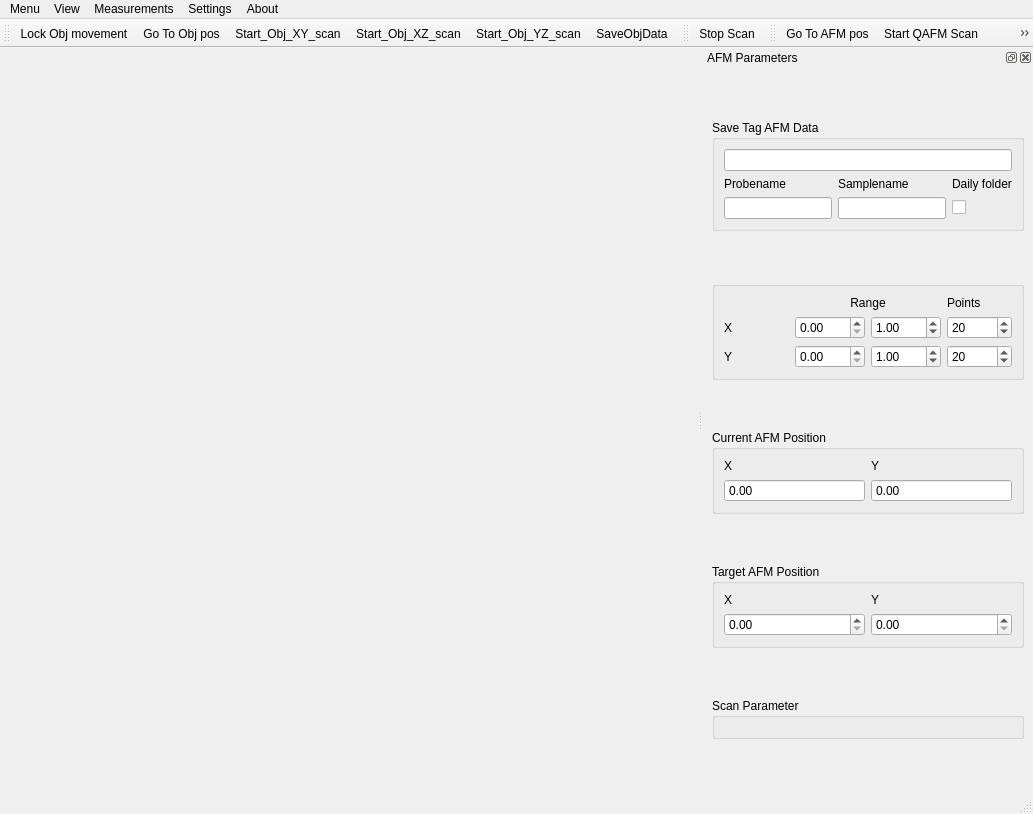
<?xml version="1.0" encoding="UTF-8"?>
<ui version="4.0">
 <class>MainWindow</class>
 <widget class="QMainWindow" name="MainWindow">
  <property name="enabled">
   <bool>true</bool>
  </property>
  <property name="geometry">
   <rect>
    <x>0</x>
    <y>0</y>
    <width>1033</width>
    <height>814</height>
   </rect>
  </property>
  <property name="windowTitle">
   <string>AttoDRY2200_Pi3 SPM</string>
  </property>
  <widget class="QWidget" name="centralwidget">
   <property name="enabled">
    <bool>true</bool>
   </property>
  </widget>
  <widget class="QMenuBar" name="menubar">
   <property name="geometry">
    <rect>
     <x>0</x>
     <y>0</y>
     <width>1033</width>
     <height>21</height>
    </rect>
   </property>
   <widget class="QMenu" name="menuMenu">
    <property name="title">
     <string>Menu</string>
    </property>
    <addaction name="action_curr_pos_to_target"/>
    <addaction name="action_center_pos_to_target"/>
   </widget>
   <widget class="QMenu" name="menuView">
    <property name="title">
     <string>View</string>
    </property>
    <addaction name="actionDefault_Display"/>
    <addaction name="actionSplit_Display"/>
    <addaction name="actionCombine_Display"/>
    <addaction name="actionSave_Display"/>
    <addaction name="actionLoad_Display"/>
   </widget>
   <widget class="QMenu" name="menuSettings">
    <property name="title">
     <string>Settings</string>
    </property>
    <addaction name="action_open_settings"/>
   </widget>
   <widget class="QMenu" name="menuMeasurements">
    <property name="title">
     <string>Measurements</string>
    </property>
    <addaction name="action_Quantitative_Measure"/>
    <addaction name="action_open_optimizer_request"/>
    <addaction name="separator"/>
    <addaction name="action_Immediate_Stop"/>
   </widget>
   <widget class="QMenu" name="menuAbout">
    <property name="title">
     <string>About</string>
    </property>
    <addaction name="actionAbout"/>
    <addaction name="actionVersion"/>
    <addaction name="actionHardwareStatus"/>
   </widget>
   <addaction name="menuMenu"/>
   <addaction name="menuView"/>
   <addaction name="menuMeasurements"/>
   <addaction name="menuSettings"/>
   <addaction name="menuAbout"/>
  </widget>
  <widget class="QStatusBar" name="statusbar"/>
  <widget class="QDockWidget" name="dockWidget_afm">
   <property name="sizePolicy">
    <sizepolicy hsizetype="Fixed" vsizetype="Preferred">
     <horstretch>0</horstretch>
     <verstretch>0</verstretch>
    </sizepolicy>
   </property>
   <property name="windowTitle">
    <string>AFM Parameters</string>
   </property>
   <attribute name="dockWidgetArea">
    <number>2</number>
   </attribute>
   <widget class="QWidget" name="dockWidgetContents_2">
    <layout class="QGridLayout" name="gridLayout_5">
     <item row="4" column="0">
      <widget class="QGroupBox" name="scan_param_groupBox">
       <property name="sizePolicy">
        <sizepolicy hsizetype="Preferred" vsizetype="Fixed">
         <horstretch>0</horstretch>
         <verstretch>0</verstretch>
        </sizepolicy>
       </property>
       <property name="title">
        <string>Scan Parameter</string>
       </property>
       <layout class="QGridLayout" name="gridLayout_scan_params"/>
      </widget>
     </item>
     <item row="2" column="0">
      <widget class="QGroupBox" name="groupBox_5">
       <property name="sizePolicy">
        <sizepolicy hsizetype="Preferred" vsizetype="Fixed">
         <horstretch>0</horstretch>
         <verstretch>0</verstretch>
        </sizepolicy>
       </property>
       <property name="title">
        <string>Current AFM Position</string>
       </property>
       <layout class="QGridLayout" name="gridLayout_7">
        <item row="1" column="1">
         <widget class="ScienDSpinBox" name="afm_curr_y_DSpinBox">
          <property name="readOnly">
           <bool>true</bool>
          </property>
          <property name="buttonSymbols">
           <enum>QAbstractSpinBox::NoButtons</enum>
          </property>
         </widget>
        </item>
        <item row="1" column="0">
         <widget class="ScienDSpinBox" name="afm_curr_x_DSpinBox">
          <property name="readOnly">
           <bool>true</bool>
          </property>
          <property name="buttonSymbols">
           <enum>QAbstractSpinBox::NoButtons</enum>
          </property>
         </widget>
        </item>
        <item row="0" column="1">
         <widget class="QLabel" name="label_17">
          <property name="text">
           <string>Y</string>
          </property>
         </widget>
        </item>
        <item row="0" column="0">
         <widget class="QLabel" name="label_16">
          <property name="text">
           <string>X</string>
          </property>
         </widget>
        </item>
       </layout>
      </widget>
     </item>
     <item row="0" column="0">
      <widget class="QGroupBox" name="groupBox_8">
       <property name="sizePolicy">
        <sizepolicy hsizetype="Preferred" vsizetype="Fixed">
         <horstretch>0</horstretch>
         <verstretch>0</verstretch>
        </sizepolicy>
       </property>
       <property name="title">
        <string>Save Tag AFM Data</string>
       </property>
       <layout class="QGridLayout" name="gridLayout_10">
        <item row="2" column="0">
         <widget class="QLineEdit" name="probename_LineEdit">
          <property name="toolTip">
           <string>&lt;html&gt;&lt;head/&gt;&lt;body&gt;&lt;p&gt;Type here the name of the Quantilever (also known as the probe) for the AttoDRY2200_Pi3 SPM.&lt;br/&gt;The data will be saved into this folder.&lt;/p&gt;&lt;/body&gt;&lt;/html&gt;</string>
          </property>
         </widget>
        </item>
        <item row="1" column="1">
         <widget class="QLabel" name="label_21">
          <property name="text">
           <string>Samplename</string>
          </property>
         </widget>
        </item>
        <item row="1" column="0">
         <widget class="QLabel" name="label_20">
          <property name="text">
           <string>Probename</string>
          </property>
         </widget>
        </item>
        <item row="2" column="1">
         <widget class="QLineEdit" name="samplename_LineEdit">
          <property name="toolTip">
           <string>&lt;html&gt;&lt;head/&gt;&lt;body&gt;&lt;p&gt;Type here the name of the Sample, which is investigated with the AttoDRY2200_Pi3 SPM.&lt;br/&gt;The data will be saved into this folder.&lt;/p&gt;&lt;/body&gt;&lt;/html&gt;</string>
          </property>
         </widget>
        </item>
        <item row="2" column="2">
         <widget class="QCheckBox" name="daily_folder_CheckBox">
          <property name="toolTip">
           <string>&lt;html&gt;&lt;head/&gt;&lt;body&gt;&lt;p&gt;Indicate, whether you what to save the measurements in a daily folder.&lt;/p&gt;&lt;/body&gt;&lt;/html&gt;</string>
          </property>
          <property name="layoutDirection">
           <enum>Qt::LeftToRight</enum>
          </property>
          <property name="autoFillBackground">
           <bool>false</bool>
          </property>
          <property name="text">
           <string/>
          </property>
         </widget>
        </item>
        <item row="0" column="0" colspan="3">
         <widget class="QLineEdit" name="qafm_save_LineEdit"/>
        </item>
        <item row="1" column="2">
         <widget class="QLabel" name="label_22">
          <property name="text">
           <string>Daily folder</string>
          </property>
         </widget>
        </item>
       </layout>
      </widget>
     </item>
     <item row="3" column="0">
      <widget class="QGroupBox" name="groupBox_6">
       <property name="sizePolicy">
        <sizepolicy hsizetype="Preferred" vsizetype="Fixed">
         <horstretch>0</horstretch>
         <verstretch>0</verstretch>
        </sizepolicy>
       </property>
       <property name="title">
        <string>Target AFM Position</string>
       </property>
       <layout class="QGridLayout" name="gridLayout_8">
        <item row="0" column="1">
         <widget class="QLabel" name="label_19">
          <property name="text">
           <string>Y</string>
          </property>
         </widget>
        </item>
        <item row="0" column="0">
         <widget class="QLabel" name="label_18">
          <property name="text">
           <string>X</string>
          </property>
         </widget>
        </item>
        <item row="1" column="0">
         <widget class="ScienDSpinBox" name="afm_target_x_DSpinBox"/>
        </item>
        <item row="1" column="1">
         <widget class="ScienDSpinBox" name="afm_target_y_DSpinBox"/>
        </item>
       </layout>
      </widget>
     </item>
     <item row="1" column="0">
      <widget class="QGroupBox" name="groupBox_4">
       <property name="sizePolicy">
        <sizepolicy hsizetype="Preferred" vsizetype="Fixed">
         <horstretch>0</horstretch>
         <verstretch>0</verstretch>
        </sizepolicy>
       </property>
       <property name="title">
        <string/>
       </property>
       <layout class="QGridLayout" name="gridLayout_6">
        <item row="1" column="0">
         <widget class="QLabel" name="label_12">
          <property name="text">
           <string>X</string>
          </property>
         </widget>
        </item>
        <item row="2" column="0">
         <widget class="QLabel" name="label_13">
          <property name="text">
           <string>Y</string>
          </property>
         </widget>
        </item>
        <item row="2" column="1">
         <widget class="ScienDSpinBox" name="afm_y_min_DSpinBox">
          <property name="minimumSize">
           <size>
            <width>70</width>
            <height>0</height>
           </size>
          </property>
         </widget>
        </item>
        <item row="1" column="1">
         <widget class="ScienDSpinBox" name="afm_x_min_DSpinBox">
          <property name="minimumSize">
           <size>
            <width>70</width>
            <height>0</height>
           </size>
          </property>
         </widget>
        </item>
        <item row="1" column="2">
         <widget class="ScienDSpinBox" name="afm_x_max_DSpinBox">
          <property name="minimumSize">
           <size>
            <width>70</width>
            <height>0</height>
           </size>
          </property>
          <property name="value">
           <double>1.000000000000000</double>
          </property>
         </widget>
        </item>
        <item row="2" column="2">
         <widget class="ScienDSpinBox" name="afm_y_max_DSpinBox">
          <property name="minimumSize">
           <size>
            <width>70</width>
            <height>0</height>
           </size>
          </property>
          <property name="value">
           <double>1.000000000000000</double>
          </property>
         </widget>
        </item>
        <item row="1" column="3">
         <widget class="ScienSpinBox" name="afm_x_num_SpinBox">
          <property name="minimumSize">
           <size>
            <width>50</width>
            <height>0</height>
           </size>
          </property>
          <property name="minimum">
           <number>2</number>
          </property>
          <property name="maximum">
           <number>10000</number>
          </property>
          <property name="value">
           <number>20</number>
          </property>
         </widget>
        </item>
        <item row="2" column="3">
         <widget class="ScienSpinBox" name="afm_y_num_SpinBox">
          <property name="minimumSize">
           <size>
            <width>50</width>
            <height>0</height>
           </size>
          </property>
          <property name="minimum">
           <number>2</number>
          </property>
          <property name="maximum">
           <number>10000</number>
          </property>
          <property name="value">
           <number>20</number>
          </property>
         </widget>
        </item>
        <item row="0" column="1" colspan="2">
         <widget class="QLabel" name="label_14">
          <property name="text">
           <string>Range</string>
          </property>
          <property name="alignment">
           <set>Qt::AlignCenter</set>
          </property>
         </widget>
        </item>
        <item row="0" column="3">
         <widget class="QLabel" name="label_15">
          <property name="text">
           <string>Points</string>
          </property>
         </widget>
        </item>
       </layout>
      </widget>
     </item>
    </layout>
   </widget>
  </widget>
  <widget class="QToolBar" name="ToolBar_objective_scanner">
   <property name="windowTitle">
    <string>toolBar_2</string>
   </property>
   <property name="iconSize">
    <size>
     <width>26</width>
     <height>28</height>
    </size>
   </property>
   <attribute name="toolBarArea">
    <enum>TopToolBarArea</enum>
   </attribute>
   <attribute name="toolBarBreak">
    <bool>false</bool>
   </attribute>
   <addaction name="actionLock_Obj"/>
   <addaction name="actionGo_To_Obj_pos"/>
   <addaction name="actionStart_Obj_XY_scan"/>
   <addaction name="actionStart_Obj_XZ_scan"/>
   <addaction name="actionStart_Obj_YZ_scan"/>
   <addaction name="actionSaveObjData"/>
  </widget>
  <widget class="QToolBar" name="ToolBar_stop">
   <property name="windowTitle">
    <string>toolBar_4</string>
   </property>
   <property name="iconSize">
    <size>
     <width>26</width>
     <height>26</height>
    </size>
   </property>
   <attribute name="toolBarArea">
    <enum>TopToolBarArea</enum>
   </attribute>
   <attribute name="toolBarBreak">
    <bool>false</bool>
   </attribute>
   <addaction name="actionStop_Scan"/>
  </widget>
  <widget class="QToolBar" name="ToolBar_sample_scanner">
   <property name="windowTitle">
    <string>toolBar_5</string>
   </property>
   <property name="iconSize">
    <size>
     <width>26</width>
     <height>28</height>
    </size>
   </property>
   <attribute name="toolBarArea">
    <enum>TopToolBarArea</enum>
   </attribute>
   <attribute name="toolBarBreak">
    <bool>false</bool>
   </attribute>
   <addaction name="actionGo_To_AFM_pos"/>
   <addaction name="actionStart_QAFM_Scan"/>
   <addaction name="actionSaveDataQAFM"/>
  </widget>
  <action name="actionStart_QAFM_Scan">
   <property name="icon">
    <iconset>
     <normaloff>../../artwork/icons/66/scan-xy-afm-start.png</normaloff>../../artwork/icons/66/scan-xy-afm-start.png</iconset>
   </property>
   <property name="text">
    <string>Start QAFM Scan</string>
   </property>
   <property name="toolTip">
    <string>Start a fresh QAFM Scan</string>
   </property>
  </action>
  <action name="actionStop_Scan">
   <property name="icon">
    <iconset>
     <normaloff>../../artwork/icons/66/scan-stop.png</normaloff>../../artwork/icons/66/scan-stop.png</iconset>
   </property>
   <property name="text">
    <string>Stop Scan</string>
   </property>
   <property name="toolTip">
    <string>Stop scanning XY or depth and return to &quot;ready&quot; state</string>
   </property>
  </action>
  <action name="actionSplit_Display">
   <property name="text">
    <string>Split Display</string>
   </property>
  </action>
  <action name="actionCombine_Display">
   <property name="text">
    <string>Combine Display</string>
   </property>
  </action>
  <action name="actionStart_Obj_XY_scan">
   <property name="icon">
    <iconset>
     <normaloff>../../artwork/icons/66/scan-xy-start.png</normaloff>../../artwork/icons/66/scan-xy-start.png</iconset>
   </property>
   <property name="text">
    <string>Start_Obj_XY_scan</string>
   </property>
   <property name="toolTip">
    <string>Start a XY scan with the objective</string>
   </property>
  </action>
  <action name="actionStart_Obj_XZ_scan">
   <property name="icon">
    <iconset>
     <normaloff>../../artwork/icons/66/scan-xz-start.png</normaloff>../../artwork/icons/66/scan-xz-start.png</iconset>
   </property>
   <property name="text">
    <string>Start_Obj_XZ_scan</string>
   </property>
   <property name="toolTip">
    <string>Start a XZ objective scan.</string>
   </property>
  </action>
  <action name="actionStart_Obj_YZ_scan">
   <property name="icon">
    <iconset>
     <normaloff>../../artwork/icons/66/scan-yz-start.png</normaloff>../../artwork/icons/66/scan-yz-start.png</iconset>
   </property>
   <property name="text">
    <string>Start_Obj_YZ_scan</string>
   </property>
   <property name="toolTip">
    <string>Start a YZ scan with objective</string>
   </property>
  </action>
  <action name="actionGo_To_AFM_pos">
   <property name="icon">
    <iconset>
     <normaloff>../../artwork/icons/66/goto_afm.png</normaloff>../../artwork/icons/66/goto_afm.png</iconset>
   </property>
   <property name="text">
    <string>Go To AFM pos</string>
   </property>
   <property name="toolTip">
    <string>Go to target AFM Position</string>
   </property>
  </action>
  <action name="actionLock_Obj">
   <property name="checkable">
    <bool>true</bool>
   </property>
   <property name="icon">
    <iconset>
     <normaloff>../../artwork/icons/66/unlocked_obj.png</normaloff>
     <normalon>../../artwork/icons/66/locked_obj.png</normalon>../../artwork/icons/66/unlocked_obj.png</iconset>
   </property>
   <property name="text">
    <string>Lock Obj movement</string>
   </property>
   <property name="toolTip">
    <string>Toggle flag that checks whether objective should be locked or not</string>
   </property>
  </action>
  <action name="actionGo_To_Obj_pos">
   <property name="icon">
    <iconset>
     <normaloff>../../artwork/icons/66/goto_obj_pos.png</normaloff>../../artwork/icons/66/goto_obj_pos.png</iconset>
   </property>
   <property name="text">
    <string>Go To Obj pos</string>
   </property>
   <property name="toolTip">
    <string>Go to target Objective position</string>
   </property>
  </action>
  <action name="actionOptimize_Pos">
   <property name="checkable">
    <bool>false</bool>
   </property>
   <property name="icon">
    <iconset>
     <normaloff>../../artwork/icons/66/optimize-position.png</normaloff>../../artwork/icons/66/optimize-position.png</iconset>
   </property>
   <property name="text">
    <string>Optimize Pos</string>
   </property>
   <property name="toolTip">
    <string>Optimize Objective Position around NV</string>
   </property>
  </action>
  <action name="action_open_settings">
   <property name="checkable">
    <bool>false</bool>
   </property>
   <property name="text">
    <string>Open Settings Window</string>
   </property>
  </action>
  <action name="action_curr_pos_to_target">
   <property name="text">
    <string>Current Position to Target</string>
   </property>
   <property name="toolTip">
    <string>&lt;html&gt;&lt;head/&gt;&lt;body&gt;&lt;p&gt;Set the current position to the target position. Useful if the program is restarted.&lt;/p&gt;&lt;/body&gt;&lt;/html&gt;</string>
   </property>
  </action>
  <action name="actionSaveObjData">
   <property name="icon">
    <iconset>
     <normaloff>../../artwork/icons/66/save_objective.png</normaloff>../../artwork/icons/66/save_objective.png</iconset>
   </property>
   <property name="text">
    <string>SaveObjData</string>
   </property>
   <property name="toolTip">
    <string>Save the selected data from the objective scan</string>
   </property>
  </action>
  <action name="actionSaveOptiData">
   <property name="enabled">
    <bool>true</bool>
   </property>
   <property name="icon">
    <iconset>
     <normaloff>../../artwork/icons/66/save_opti.png</normaloff>../../artwork/icons/66/save_opti.png</iconset>
   </property>
   <property name="text">
    <string>SaveOptiData</string>
   </property>
   <property name="toolTip">
    <string>Save the data from the optimizer scan</string>
   </property>
  </action>
  <action name="actionSaveDataQAFM">
   <property name="icon">
    <iconset>
     <normaloff>../../artwork/icons/66/save_afm_red.png</normaloff>../../artwork/icons/66/save_afm_red.png</iconset>
   </property>
   <property name="text">
    <string>SaveDataQAFM</string>
   </property>
   <property name="toolTip">
    <string>Save the currently displayed data from the QAFM measurement</string>
   </property>
  </action>
  <action name="actionDefault_Display">
   <property name="text">
    <string>Default Display</string>
   </property>
  </action>
  <action name="actionSave_Display">
   <property name="text">
    <string>Save Display</string>
   </property>
  </action>
  <action name="actionLoad_Display">
   <property name="text">
    <string>Load Display</string>
   </property>
  </action>
  <action name="action_Quantitative_Measure">
   <property name="checkable">
    <bool>true</bool>
   </property>
   <property name="text">
    <string>Open Quantitative Measure</string>
   </property>
   <property name="toolTip">
    <string>Open Quantitative Measurement Window</string>
   </property>
  </action>
  <action name="action_center_pos_to_target">
   <property name="text">
    <string>Center Position to Target</string>
   </property>
   <property name="toolTip">
    <string>&lt;html&gt;&lt;head/&gt;&lt;body&gt;&lt;p&gt;Set target position of every axis to half of its maximal value. This is very helpful to load a new tip.&lt;/p&gt;&lt;/body&gt;&lt;/html&gt;</string>
   </property>
  </action>
  <action name="action_open_optimizer_request">
   <property name="checkable">
    <bool>true</bool>
   </property>
   <property name="text">
    <string>Open Optimizer Request</string>
   </property>
  </action>
  <action name="actionVersion">
   <property name="text">
    <string>Version</string>
   </property>
   <property name="toolTip">
    <string>Software version information</string>
   </property>
  </action>
  <action name="actionHardwareStatus">
   <property name="text">
    <string>Hardware status</string>
   </property>
   <property name="toolTip">
    <string>Hardware interface library versions</string>
   </property>
  </action>
  <action name="actionAbout">
   <property name="text">
    <string>About</string>
   </property>
  </action>
  <action name="action_Immediate_Stop">
   <property name="text">
    <string>Immediate Stop</string>
   </property>
  </action>
  <action name="actionOpen_Pulsed_Measure">
   <property name="checkable">
    <bool>true</bool>
   </property>
   <property name="text">
    <string>Open Pulsed Measure</string>
   </property>
  </action>
 </widget>
 <customwidgets>
  <customwidget>
   <class>ScienDSpinBox</class>
   <extends>QDoubleSpinBox</extends>
   <header>qtwidgets.scientific_spinbox.h</header>
  </customwidget>
  <customwidget>
   <class>ScienSpinBox</class>
   <extends>QSpinBox</extends>
   <header>qtwidgets.scientific_spinbox.h</header>
  </customwidget>
 </customwidgets>
 <tabstops>
  <tabstop>obj_x_min_DSpinBox</tabstop>
  <tabstop>obj_x_max_DSpinBox</tabstop>
  <tabstop>obj_x_num_SpinBox</tabstop>
  <tabstop>obj_y_min_DSpinBox</tabstop>
  <tabstop>obj_y_max_DSpinBox</tabstop>
  <tabstop>obj_y_num_SpinBox</tabstop>
  <tabstop>obj_z_min_DSpinBox</tabstop>
  <tabstop>obj_z_max_DSpinBox</tabstop>
  <tabstop>obj_z_num_SpinBox</tabstop>
  <tabstop>obj_cur_x_DSpinBox</tabstop>
  <tabstop>obj_cur_y_DSpinBox</tabstop>
  <tabstop>obj_cur_z_DSpinBox</tabstop>
  <tabstop>obj_target_x_DSpinBox</tabstop>
  <tabstop>obj_target_y_DSpinBox</tabstop>
  <tabstop>obj_target_z_DSpinBox</tabstop>
  <tabstop>afm_x_min_DSpinBox</tabstop>
  <tabstop>afm_x_max_DSpinBox</tabstop>
  <tabstop>afm_x_num_SpinBox</tabstop>
  <tabstop>afm_y_min_DSpinBox</tabstop>
  <tabstop>afm_y_max_DSpinBox</tabstop>
  <tabstop>afm_y_num_SpinBox</tabstop>
  <tabstop>afm_curr_x_DSpinBox</tabstop>
  <tabstop>afm_curr_y_DSpinBox</tabstop>
  <tabstop>afm_target_x_DSpinBox</tabstop>
  <tabstop>afm_target_y_DSpinBox</tabstop>
 </tabstops>
 <resources/>
 <connections/>
</ui>
